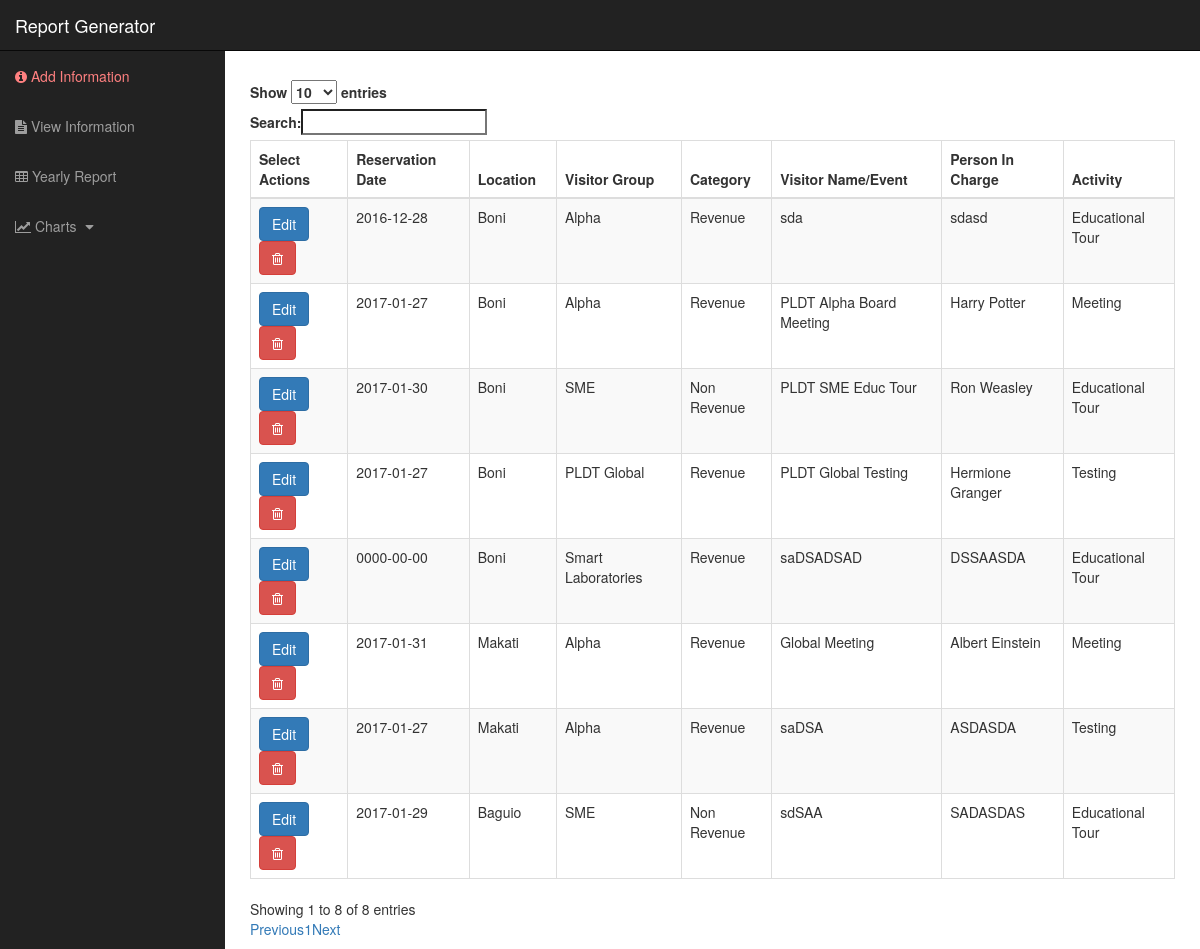
The app's page /user/view_info.php with its own data.
### tables this page shows
CREATE TABLE `tblreports` (
  `ReportID` int(20) NOT NULL,
  `ReportDate` date NOT NULL,
  `ReportLoc` int(20) NOT NULL,
  `ReportGroup` int(20) NOT NULL,
  `ReportCategory` int(20) NOT NULL,
  `ReportClient` varchar(50) NOT NULL,
  `ReportPerson` varchar(50) NOT NULL,
  `ReportActivity` int(20) NOT NULL,
  `ReportIsActive` tinyint(1) NOT NULL
);

CREATE TABLE `tbllocation` (
  `LocationID` int(20) NOT NULL,
  `LocationName` varchar(50) NOT NULL,
  `LocationCTR` int(20) NOT NULL,
  `LocationIsActive` tinyint(1) NOT NULL
);

CREATE TABLE `tblgroup` (
  `GroupID` int(20) NOT NULL,
  `GroupName` varchar(50) NOT NULL,
  `GroupCTR` int(20) NOT NULL,
  `GroupIsActive` tinyint(1) NOT NULL
);

CREATE TABLE `tblcategory` (
  `CategoryID` int(20) NOT NULL,
  `CategoryName` varchar(50) NOT NULL,
  `CategoryCTR` int(20) NOT NULL,
  `CategoryIsActive` tinyint(1) NOT NULL
);

CREATE TABLE `tblactivity` (
  `ActivityID` int(20) NOT NULL,
  `ActivityName` varchar(50) NOT NULL,
  `ActivityCTR` int(20) NOT NULL,
  `ActivityIsActive` tinyint(1) NOT NULL
);

### user/view_info.php (the view, shortened to what this page needs)
<?php
require_once('../database/config.php');
?>
<!DOCTYPE html>
<html lang="en">
<head>
  <link href="https://cdn.datatables.net/1.10.12/css/dataTables.bootstrap.min.css" rel="stylesheet">
  <link href="../css/bootstrap.min.css" rel="stylesheet">
  <link href="../css/sb-admin.css" rel="stylesheet">
  <link href="../font-awesome/css/font-awesome.min.css" rel="stylesheet" type="text/css">
</head>
<body>
  <form method="post">
    <div id="wrapper">
      <nav class="navbar navbar-inverse navbar-fixed-top" role="navigation">
        <div class="navbar-header">
          <a class="navbar-brand" href="index.php">Report Generator</a>
        </div>
        <div class="collapse navbar-collapse navbar-ex1-collapse">
          <ul class="nav navbar-nav side-nav">
             <li >
                <a style="color:#ff8080!important" href="index.php"> <i class="fa fa-info-circle" aria-hidden="true"></i> Add Information</a>
            </li>
            <li>
                <a href="view_info.php"> <i class="fa fa-file-text" aria-hidden="true"></i> View Information </a>
            </li>
            <li>
              <a href="tables/visit_reports.php"><i class="fa fa-table" aria-hidden="true"></i> Yearly Report</a>
            </li>
          <li>
            <a href="javascript:;" data-toggle="collapse" data-target="#demo"><i class="fa fa-line-chart" aria-hidden="true"></i> Charts <i class="fa fa-fw fa-caret-down"></i></a>
          </li>
          </ul>
        </div>
      </nav>
      <div id="page-wrapper">
        <div class="container-fluid"><br>
          <div class="table-responsive">
            <form method="post">
              <table id="tabreport" class="table table-striped table-bordered">
                <thead>
                  <tr>
                    <th>Select Actions</th>
                    <th>Reservation Date</th>
                    <th>Location</th>
                    <th>Visitor Group</th>
                    <th>Category</th>
                    <th>Visitor Name/Event</th>
                    <th>Person In Charge</th>
                    <th>Activity</th>
                  </tr>
                </thead>
                <tbody>
                  <?php
                  $sql = "SELECT * FROM ict_database.tblreports r
                  left join ict_database.tbllocation l
                  ON r.ReportLoc =   l.LocationID
                  left join ict_database.tblgroup g
                  ON r.ReportGroup = g.GroupID
                  left join ict_database.tblcategory c
                  ON r.ReportCategory = c.CategoryID
                  left join ict_database.tblactivity a
                  ON r.ReportActivity = a.ActivityID
                  WHERE ReportIsActive = 1
                  AND LocationIsActive = 1 AND GroupIsActive = 1 AND CategoryIsActive = 1
                  AND ActivityIsActive = 1";
                  $query = mysqli_query($conn, $sql);
                  while($row = mysqli_fetch_array($query)){
                    ?>
                    <tr>
                      <td><a href="edit_info.php?id= <?php echo $row['ReportID']?>" class="btn btn-primary"> Edit</a>
					  <a  onclick="return confirm('Delete Data?')" href="delete_report.php?del= <?php echo $row['ReportID']?>" class="btn btn-danger" ><i class="fa fa-trash-o" aria-hidden="true"></i></a>
                      </td>
                      <td><?php echo $row['ReportDate']?></td>
                      <td><?php echo $row['LocationName']?></td>
                      <td><?php echo $row['GroupName']?></td>
                      <td><?php echo $row['CategoryName']?></td>
                      <td><?php echo $row['ReportClient']?></td>
                      <td><?php echo $row['ReportPerson']?></td>
                      <td><?php echo $row['ActivityName']?></td>
                    </tr>
                    <?php
                  }
                  ?>
                </tbody>
              </table>
            </form>
          </div>
        </div>
      </div>
    </div>
  </form>
</body>
</html>

### css/sb-admin.css (style rules this page uses)
body { margin-top: 100px; background-color: #222; }
@media (min-width:768px) { body { margin-top: 50px; } }
#wrapper { padding-left: 0; }
#page-wrapper { width: 100%; padding: 0; background-color: #fff; }
@media (min-width:768px) { #wrapper { padding-left: 225px; } }
@media (min-width:768px) { #page-wrapper { padding: 10px; } }
@media (min-width:768px) { .side-nav { position: fixed; top: 51px; left: 225px; width: 225px; margin-left: -225px; border: none; border-radius: 0; overflow-y: auto; background-color: #222; bottom: 0; overflow-x: hidden; padding-bottom: 40px; } }
@media (min-width:768px) { .side-nav>li>a { width: 225px; } }

### records on screen
tblreports: ReportDate "2016-12-28", ReportLoc.LocationName "Boni", ReportGroup.GroupName "Alpha", ReportCategory.CategoryName "Revenue", ReportClient "sda", ReportPerson "sdasd", ReportActivity.ActivityName "Educational Tour"
tblreports: ReportDate "2017-01-27", ReportLoc.LocationName "Boni", ReportGroup.GroupName "Alpha", ReportCategory.CategoryName "Revenue", ReportClient "PLDT Alpha Board Meeting", ReportPerson "Harry Potter", ReportActivity.ActivityName "Meeting"
tblreports: ReportDate "2017-01-30", ReportLoc.LocationName "Boni", ReportGroup.GroupName "SME", ReportCategory.CategoryName "Non Revenue", ReportClient "PLDT SME Educ Tour", ReportPerson "Ron Weasley", ReportActivity.ActivityName "Educational Tour"
tblreports: ReportDate "2017-01-27", ReportLoc.LocationName "Boni", ReportGroup.GroupName "PLDT Global", ReportCategory.CategoryName "Revenue", ReportClient "PLDT Global Testing", ReportPerson "Hermione Granger", ReportActivity.ActivityName "Testing"
tblreports: ReportDate "0000-00-00", ReportLoc.LocationName "Boni", ReportGroup.GroupName "Smart Laboratories", ReportCategory.CategoryName "Revenue", ReportClient "saDSADSAD", ReportPerson "DSSAASDA", ReportActivity.ActivityName "Educational Tour"
tblreports: ReportDate "2017-01-31", ReportLoc.LocationName "Makati", ReportGroup.GroupName "Alpha", ReportCategory.CategoryName "Revenue", ReportClient "Global Meeting", ReportPerson "Albert Einstein", ReportActivity.ActivityName "Meeting"
tblreports: ReportDate "2017-01-27", ReportLoc.LocationName "Makati", ReportGroup.GroupName "Alpha", ReportCategory.CategoryName "Revenue", ReportClient "saDSA", ReportPerson "ASDASDA", ReportActivity.ActivityName "Testing"
tblreports: ReportDate "2017-01-29", ReportLoc.LocationName "Baguio", ReportGroup.GroupName "SME", ReportCategory.CategoryName "Non Revenue", ReportClient "sdSAA", ReportPerson "SADASDAS", ReportActivity.ActivityName "Educational Tour"
